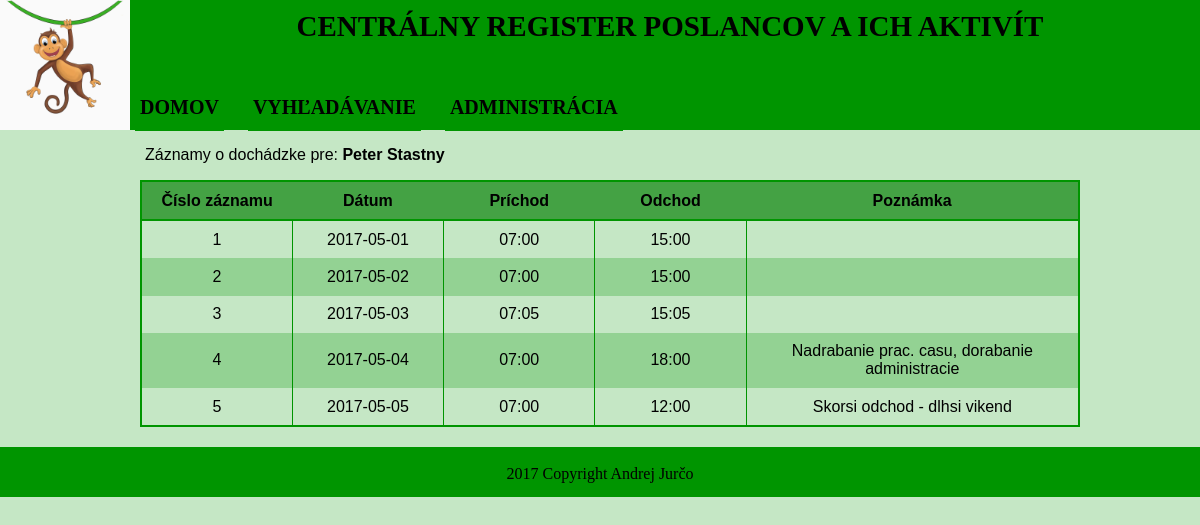
Page /vyhladavanie.php?poslanec=241&mposlanca=Peter Stastny on the committed database.
### tables this page shows
CREATE TABLE IF NOT EXISTS `casy` (
  `id` smallint(5) NOT NULL AUTO_INCREMENT,
  `den` date NOT NULL,
  `cas_prichodu` char(5) NOT NULL,
  `cas_odchodu` char(5) NOT NULL,
  `poznamka` char(100) NOT NULL,
  `id_poslanca` smallint(5) NOT NULL,
  PRIMARY KEY (`id`),
  KEY `id_poslanca` (`id_poslanca`)
);

### funkcie.php (the view, shortened to what this page needs)
<?php
$mysqli = new mysqli('localhost', 'jurco15', 'ohjai', 'jurco15');
if ($mysqli->connect_errno) {
	echo '<p class="chyba">Nepodarilo sa pripojiť!</p>';
} else {
	$mysqli->query("SET CHARACTER SET 'utf8'");
}
function vypis_zaznamy($id, $prihlaseny, $meno='') {
  global $mysqli;
  if (!$mysqli->connect_errno) {
      $sql="SELECT * FROM casy WHERE id_poslanca='$id' ORDER BY id ASC";
      if ($result = $mysqli->query($sql)) {
        if ($prihlaseny) { echo '<h4>Vaše záznamy: </h4>';
        } else { echo '<p>Záznamy o dochádzke pre: <b>' . $meno . '</b></p>';
        }
        echo '<form method="post"> <table>';
        echo '<tr><th>Číslo záznamu</th><th>Dátum</th><th>Príchod</th><th>Odchod</th><th>Poznámka</th>';
        $zaznam = 1;
        while ($riadok = $result->fetch_assoc()) {
          echo '<tr><td>' . $zaznam++ . '</td><td>' . $riadok['den'] . '</td><td>' . $riadok['cas_prichodu'] . '</td><td>' . $riadok['cas_odchodu'] . '</td><td>' . $riadok['poznamka'] . '</td>';
          echo "</tr>\n";
        } echo '</table>';
          echo '</form>';
      } elseif ($mysqli->errno) {
          return False;
			}
	}
}
?>

### styl-mobil.css (style rules this page uses)
body { background-color: #C5E7C5; margin: 0px; }
section h4, section p, section h3 { margin-left: 5px; }
section table { width: 100%; border: solid 2px #009500; border-radius: 15px; border-collapse: collapse; text-align: center; }
section td { border-left: solid 1px #009500; border-right: solid 1px #009500; }
section tr:nth-child(odd) { background-color: #93d293; }
section td, section th { padding: 0.6em; }
section th { width: 15%; background-color: #44a244; border-bottom: solid 2px #009500; }
section th:last-child { width: 7%; }
section th:nth-child(5) { width: 33%; }

### rows in the picture
casy: den "2017-05-01", cas_prichodu "07:00", cas_odchodu "15:00"
casy: den "2017-05-02", cas_prichodu "07:00", cas_odchodu "15:00"
casy: den "2017-05-03", cas_prichodu "07:05", cas_odchodu "15:05"
casy: den "2017-05-04", cas_prichodu "07:00", cas_odchodu "18:00", poznamka "Nadrabanie prac. casu, dorabanie administracie"
casy: den "2017-05-05", cas_prichodu "07:00", cas_odchodu "12:00", poznamka "Skorsi odchod - dlhsi vikend"

### other values in the picture
$meno "Peter Stastny"
